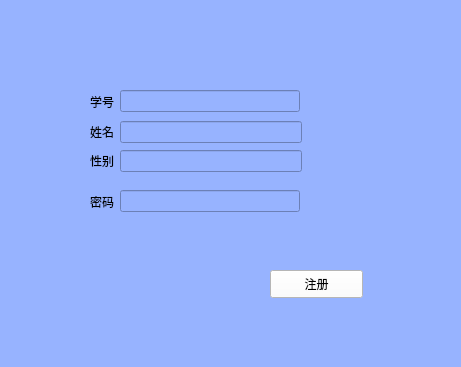
<?xml version="1.0" encoding="UTF-8"?>
<ui version="4.0">
 <class>zc</class>
 <widget class="QWidget" name="zc">
  <property name="geometry">
   <rect>
    <x>0</x>
    <y>0</y>
    <width>461</width>
    <height>367</height>
   </rect>
  </property>
  <property name="windowTitle">
   <string>Form</string>
  </property>
  <property name="styleSheet">
   <string notr="true">background-color: rgb(151, 179, 255);</string>
  </property>
  <widget class="QPushButton" name="pushButton">
   <property name="geometry">
    <rect>
     <x>270</x>
     <y>270</y>
     <width>93</width>
     <height>28</height>
    </rect>
   </property>
   <property name="styleSheet">
    <string notr="true">font: 9pt &quot;Segoe Script&quot;;
background-color: rgb(255, 255, 255);
</string>
   </property>
   <property name="text">
    <string>注册</string>
   </property>
  </widget>
  <widget class="QWidget" name="layoutWidget">
   <property name="geometry">
    <rect>
     <x>90</x>
     <y>90</y>
     <width>210</width>
     <height>23</height>
    </rect>
   </property>
   <layout class="QHBoxLayout" name="horizontalLayout">
    <item>
     <widget class="QLabel" name="label">
      <property name="text">
       <string>学号</string>
      </property>
     </widget>
    </item>
    <item>
     <widget class="QLineEdit" name="lid"/>
    </item>
   </layout>
  </widget>
  <widget class="QWidget" name="layoutWidget">
   <property name="geometry">
    <rect>
     <x>90</x>
     <y>190</y>
     <width>210</width>
     <height>23</height>
    </rect>
   </property>
   <layout class="QHBoxLayout" name="horizontalLayout_4">
    <item>
     <widget class="QLabel" name="label_4">
      <property name="text">
       <string>密码</string>
      </property>
     </widget>
    </item>
    <item>
     <widget class="QLineEdit" name="lpwd"/>
    </item>
   </layout>
  </widget>
  <widget class="QWidget" name="layoutWidget">
   <property name="geometry">
    <rect>
     <x>90</x>
     <y>120</y>
     <width>212</width>
     <height>55</height>
    </rect>
   </property>
   <layout class="QVBoxLayout" name="verticalLayout">
    <item>
     <layout class="QHBoxLayout" name="horizontalLayout_2">
      <item>
       <widget class="QLabel" name="label_2">
        <property name="text">
         <string>姓名</string>
        </property>
       </widget>
      </item>
      <item>
       <widget class="QLineEdit" name="lname"/>
      </item>
     </layout>
    </item>
    <item>
     <layout class="QHBoxLayout" name="horizontalLayout_3">
      <item>
       <widget class="QLabel" name="label_3">
        <property name="text">
         <string>性别</string>
        </property>
       </widget>
      </item>
      <item>
       <widget class="QLineEdit" name="lsex"/>
      </item>
     </layout>
    </item>
   </layout>
  </widget>
 </widget>
 <resources/>
 <connections/>
</ui>
